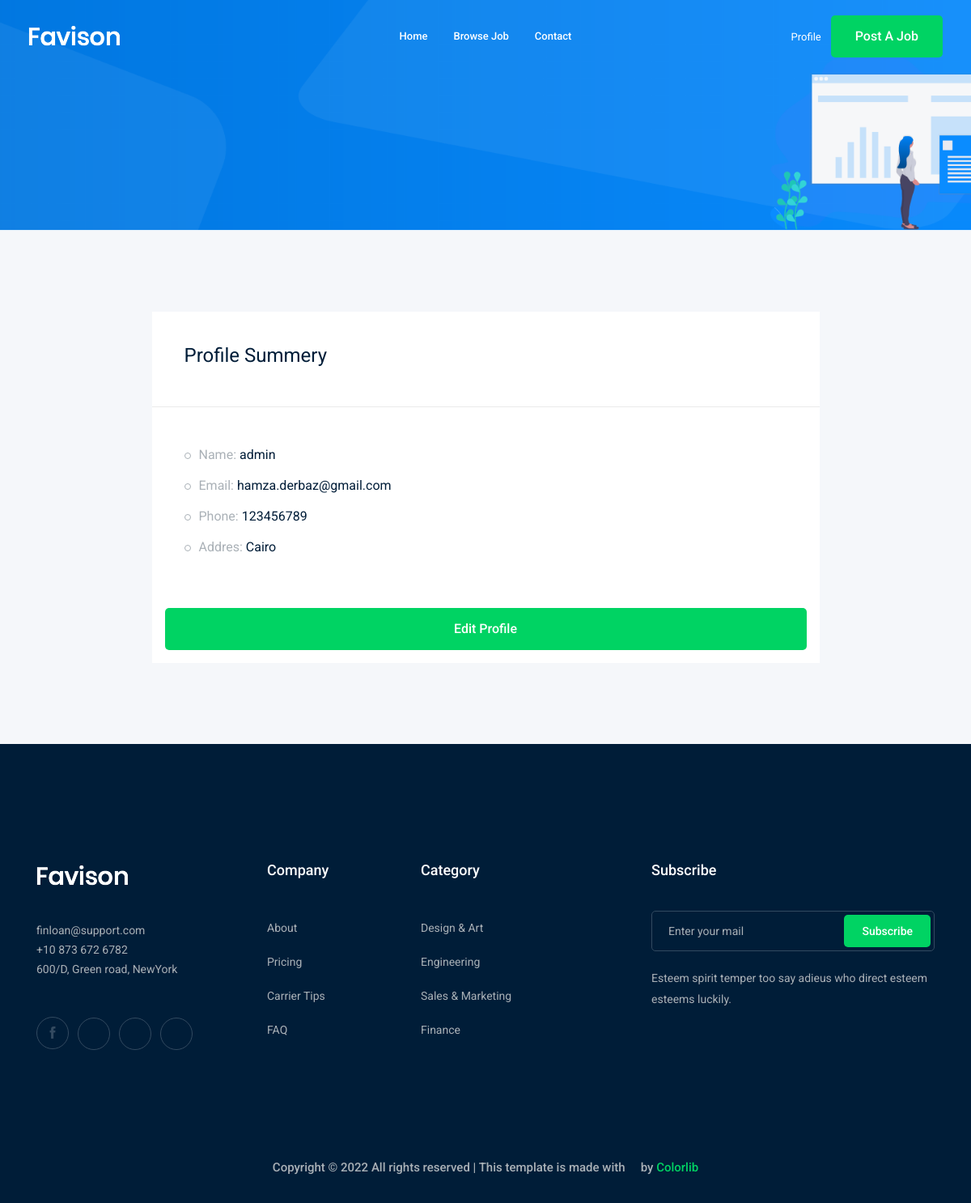
The app's page /accounts/profile (signed in) with its own data.
### accounts/models.py (models this page shows)
class Profile(models.Model):
    user = models.OneToOneField(User, on_delete=models.CASCADE)
    city = models.ForeignKey('City', related_name='user_city', on_delete=models.CASCADE, blank=True, null=True)
    phone_number = models.CharField(max_length=15)
    image = models.ImageField(upload_to='profile/')
    def __str__(self):
        return str(self.user)

class City(models.Model):
    name = models.CharField(max_length=30)
    def __str__(self):
        return self.name

### accounts/views.py (the view)
# urls.py: path('profile', views.profile, name='profile'),
def profile(request):
    profile = Profile.objects.get(user=request.user)
    return render(request, 'accounts/profile.html', {'profile': profile})

### accounts/templates/accounts/profile.html (shortened to what this page needs)
{% extends 'base.html' %}
{%block body%}
<div class="bradcam_area bradcam_bg_1">
  <div class="container">
    <div class="row">
      <div class="col-xl-12">
      </div>
    </div>
  </div>
</div>
<div class="job_details_area">
  <div class="container">
    <div class="row">
      <div class="col-lg-9 mx-auto">
        <div class="job_sumary">
          <div class="summery_header">
            <h3>Profile Summery</h3>
          </div>
          <div class="job_content">
            <ul>
              <li>Name: <span>{{profile}}</span></li>
              <li>Email: <span>{{profile.user.email}}</span></li>
              <li>Phone: <span>{{profile.phone_number}}</span></li>
              <li>Addres: <span>{{profile.city}}</span></li>
            </ul>
          </div>
          <div class="p-3">
            <a  class="boxed-btn3 w-100" href="{% url 'accounts:profile_edit'  %}">Edit Profile</a>
          </div>
        </div>
      </div>
    </div>
  </div>
</div>
{%endblock body%}

### records on screen
Profile: user.username "admin", user.email "hamza.derbaz@gmail.com", phone_number "123456789", city "Cairo"
